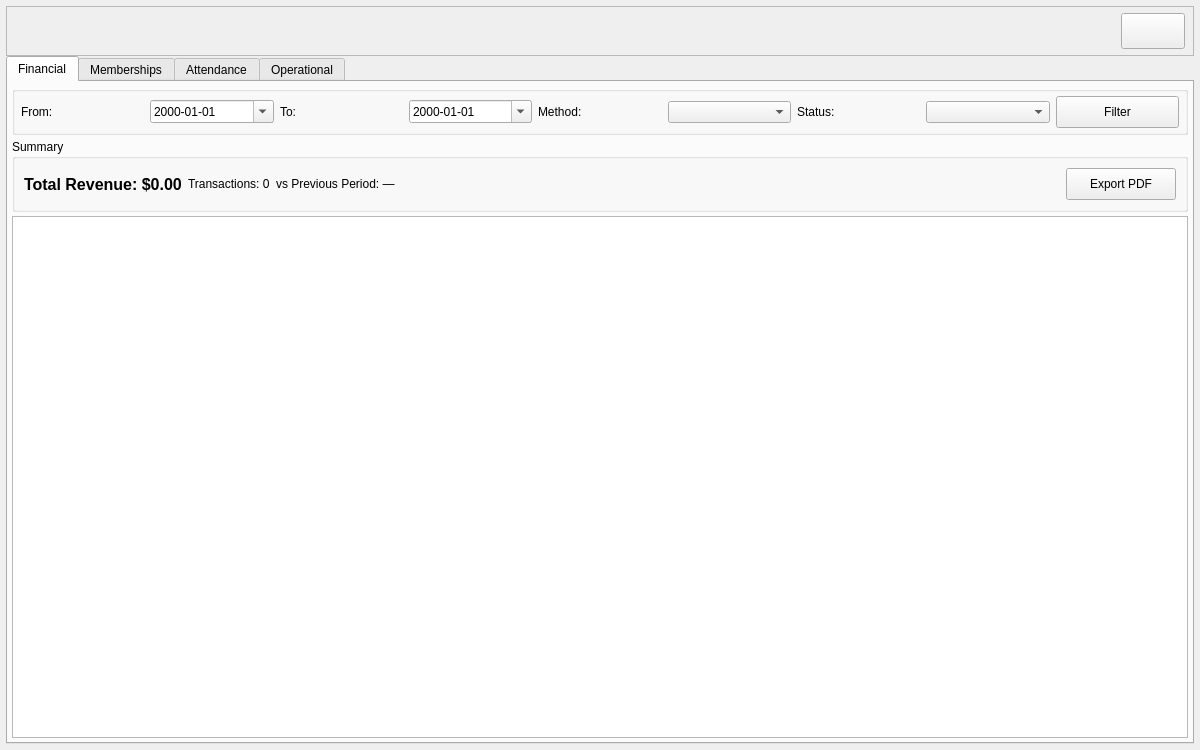
<?xml version="1.0" encoding="UTF-8"?>
<ui version="4.0">
 <class>Form</class>
 <widget class="QWidget" name="Form">
  <property name="geometry">
   <rect>
    <x>0</x>
    <y>0</y>
    <width>1200</width>
    <height>750</height>
   </rect>
  </property>
  <property name="windowTitle">
   <string>Reports</string>
  </property>
  <layout class="QVBoxLayout" name="verticalLayout_main">
   <property name="spacing">
    <number>0</number>
   </property>
   <property name="leftMargin">
    <number>6</number>
   </property>
   <property name="topMargin">
    <number>6</number>
   </property>
   <property name="rightMargin">
    <number>6</number>
   </property>
   <property name="bottomMargin">
    <number>6</number>
   </property>

   <!-- TOP BAR -->
   <item>
    <widget class="QFrame" name="bar_information">
     <property name="sizePolicy">
      <sizepolicy hsizetype="Preferred" vsizetype="Fixed">
       <horstretch>0</horstretch>
       <verstretch>0</verstretch>
      </sizepolicy>
     </property>
     <property name="minimumSize">
      <size>
       <width>0</width>
       <height>50</height>
      </size>
     </property>
     <property name="maximumSize">
      <size>
       <width>16777215</width>
       <height>50</height>
      </size>
     </property>
     <property name="frameShape">
      <enum>QFrame::StyledPanel</enum>
     </property>
     <property name="frameShadow">
      <enum>QFrame::Raised</enum>
     </property>
     <layout class="QHBoxLayout" name="horizontalLayout_bar">
      <property name="leftMargin">
       <number>8</number>
      </property>
      <property name="topMargin">
       <number>4</number>
      </property>
      <property name="rightMargin">
       <number>8</number>
      </property>
      <property name="bottomMargin">
       <number>4</number>
      </property>
      <item>
       <widget class="QLabel" name="label_user_name">
        <property name="font">
         <font>
          <family>Century Gothic</family>
          <pointsize>12</pointsize>
         </font>
        </property>
        <property name="text">
         <string/>
        </property>
        <property name="alignment">
         <set>Qt::AlignLeading|Qt::AlignLeft|Qt::AlignVCenter</set>
        </property>
       </widget>
      </item>
      <item>
       <widget class="QLabel" name="label_user_role">
        <property name="font">
         <font>
          <family>Century Gothic</family>
          <pointsize>12</pointsize>
         </font>
        </property>
        <property name="text">
         <string/>
        </property>
       </widget>
      </item>
      <item>
       <spacer name="horizontalSpacer_bar">
        <property name="orientation">
         <enum>Qt::Horizontal</enum>
        </property>
        <property name="sizeType">
         <enum>QSizePolicy::Expanding</enum>
        </property>
        <property name="sizeHint" stdset="0">
         <size>
          <width>40</width>
          <height>20</height>
         </size>
        </property>
       </spacer>
      </item>
      <item>
       <widget class="QPushButton" name="btn_close">
        <property name="minimumSize">
         <size>
          <width>64</width>
          <height>36</height>
         </size>
        </property>
        <property name="maximumSize">
         <size>
          <width>64</width>
          <height>36</height>
         </size>
        </property>
        <property name="text">
         <string/>
        </property>
       </widget>
      </item>
     </layout>
    </widget>
   </item>

   <!-- MAIN CONTENT: TAB WIDGET -->
   <item>
    <widget class="QTabWidget" name="tab_widget">
     <property name="currentIndex">
      <number>0</number>
     </property>

     <!-- TAB 1 — FINANCIAL -->
     <widget class="QWidget" name="tab_financial">
      <attribute name="title">
       <string>Financial</string>
      </attribute>
      <layout class="QVBoxLayout" name="verticalLayout_financial_tab">
       <property name="spacing">
        <number>4</number>
       </property>
       <property name="leftMargin">
        <number>4</number>
       </property>
       <property name="topMargin">
        <number>4</number>
       </property>
       <property name="rightMargin">
        <number>4</number>
       </property>
       <property name="bottomMargin">
        <number>4</number>
       </property>

       <item>
        <widget class="QGroupBox" name="groupBox_financial_filters">
         <property name="sizePolicy">
          <sizepolicy hsizetype="Preferred" vsizetype="Fixed">
           <horstretch>0</horstretch>
           <verstretch>0</verstretch>
          </sizepolicy>
         </property>
         <property name="title">
          <string/>
         </property>
         <layout class="QHBoxLayout" name="horizontalLayout_financial_filters">
          <property name="leftMargin">
           <number>6</number>
          </property>
          <property name="topMargin">
           <number>4</number>
          </property>
          <property name="rightMargin">
           <number>6</number>
          </property>
          <property name="bottomMargin">
           <number>4</number>
          </property>
          <item>
           <widget class="QLabel" name="label_financial_from">
            <property name="text">
             <string>From:</string>
            </property>
           </widget>
          </item>
          <item>
           <widget class="QDateEdit" name="date_financial_from">
            <property name="minimumSize">
             <size>
              <width>120</width>
              <height>0</height>
             </size>
            </property>
            <property name="displayFormat">
             <string>yyyy-MM-dd</string>
            </property>
            <property name="calendarPopup">
             <bool>true</bool>
            </property>
           </widget>
          </item>
          <item>
           <widget class="QLabel" name="label_financial_to">
            <property name="text">
             <string>To:</string>
            </property>
           </widget>
          </item>
          <item>
           <widget class="QDateEdit" name="date_financial_to">
            <property name="minimumSize">
             <size>
              <width>120</width>
              <height>0</height>
             </size>
            </property>
            <property name="displayFormat">
             <string>yyyy-MM-dd</string>
            </property>
            <property name="calendarPopup">
             <bool>true</bool>
            </property>
           </widget>
          </item>
          <item>
           <widget class="QLabel" name="label_financial_method">
            <property name="text">
             <string>Method:</string>
            </property>
           </widget>
          </item>
          <item>
           <widget class="QComboBox" name="combo_financial_method"/>
          </item>
          <item>
           <widget class="QLabel" name="label_financial_status">
            <property name="text">
             <string>Status:</string>
            </property>
           </widget>
          </item>
          <item>
           <widget class="QComboBox" name="combo_financial_status"/>
          </item>
          <item>
           <widget class="QPushButton" name="btn_filter_financial">
            <property name="minimumSize">
             <size>
              <width>70</width>
              <height>32</height>
             </size>
            </property>
            <property name="text">
             <string>Filter</string>
            </property>
           </widget>
          </item>
         </layout>
        </widget>
       </item>

       <item>
        <widget class="QGroupBox" name="groupBox_financial_summary">
         <property name="sizePolicy">
          <sizepolicy hsizetype="Preferred" vsizetype="Fixed">
           <horstretch>0</horstretch>
           <verstretch>0</verstretch>
          </sizepolicy>
         </property>
         <property name="title">
          <string>Summary</string>
         </property>
         <layout class="QHBoxLayout" name="horizontalLayout_financial_summary">
          <item>
           <widget class="QLabel" name="label_total_revenue">
            <property name="font">
             <font>
              <pointsize>12</pointsize>
              <bold>true</bold>
             </font>
            </property>
            <property name="text">
             <string>Total Revenue: $0.00</string>
            </property>
           </widget>
          </item>
          <item>
           <widget class="QLabel" name="label_transaction_count">
            <property name="text">
             <string>Transactions: 0</string>
            </property>
           </widget>
          </item>
          <item>
           <widget class="QLabel" name="label_revenue_change">
            <property name="text">
             <string>vs Previous Period: —</string>
            </property>
           </widget>
          </item>
          <item>
           <spacer name="horizontalSpacer_financial_summary">
            <property name="orientation">
             <enum>Qt::Horizontal</enum>
            </property>
            <property name="sizeHint" stdset="0">
             <size>
              <width>40</width>
              <height>20</height>
             </size>
            </property>
           </spacer>
          </item>
          <item>
           <widget class="QPushButton" name="btn_export_financial">
            <property name="minimumSize">
             <size>
              <width>110</width>
              <height>32</height>
             </size>
            </property>
            <property name="text">
             <string>Export PDF</string>
            </property>
           </widget>
          </item>
         </layout>
        </widget>
       </item>

       <item>
        <widget class="QTableWidget" name="financial_table">
         <property name="sizePolicy">
          <sizepolicy hsizetype="Expanding" vsizetype="Expanding">
           <horstretch>0</horstretch>
           <verstretch>1</verstretch>
          </sizepolicy>
         </property>
        </widget>
       </item>
      </layout>
     </widget>

     <!-- TAB 2 — MEMBERSHIPS -->
     <widget class="QWidget" name="tab_memberships">
      <attribute name="title">
       <string>Memberships</string>
      </attribute>
      <layout class="QVBoxLayout" name="verticalLayout_memberships_tab">
       <property name="spacing">
        <number>4</number>
       </property>
       <property name="leftMargin">
        <number>4</number>
       </property>
       <property name="topMargin">
        <number>4</number>
       </property>
       <property name="rightMargin">
        <number>4</number>
       </property>
       <property name="bottomMargin">
        <number>4</number>
       </property>

       <item>
        <layout class="QHBoxLayout" name="horizontalLayout_memberships_top">
         <item>
          <widget class="QLabel" name="label_retention_rate">
           <property name="font">
            <font>
             <pointsize>12</pointsize>
             <bold>true</bold>
            </font>
           </property>
           <property name="text">
            <string>Retention Rate: —</string>
           </property>
          </widget>
         </item>
         <item>
          <spacer name="horizontalSpacer_memberships_top">
           <property name="orientation">
            <enum>Qt::Horizontal</enum>
           </property>
           <property name="sizeHint" stdset="0">
            <size>
             <width>40</width>
             <height>20</height>
            </size>
           </property>
          </spacer>
         </item>
         <item>
          <widget class="QPushButton" name="btn_refresh_memberships">
           <property name="minimumSize">
            <size>
             <width>90</width>
             <height>32</height>
            </size>
           </property>
           <property name="text">
            <string>Refresh</string>
           </property>
          </widget>
         </item>
         <item>
          <widget class="QPushButton" name="btn_export_memberships">
           <property name="minimumSize">
            <size>
             <width>110</width>
             <height>32</height>
            </size>
           </property>
           <property name="text">
            <string>Export PDF</string>
           </property>
          </widget>
         </item>
        </layout>
       </item>

       <item>
        <widget class="QSplitter" name="splitter_memberships_counts">
         <property name="orientation">
          <enum>Qt::Horizontal</enum>
         </property>
         <widget class="QTableWidget" name="membership_status_table"/>
         <widget class="QTableWidget" name="membership_plan_table"/>
        </widget>
       </item>

       <item>
        <widget class="QLabel" name="label_expiring_soon">
         <property name="text">
          <string>Expiring Soon (7 days)</string>
         </property>
        </widget>
       </item>
       <item>
        <widget class="QTableWidget" name="memberships_expiring_table">
         <property name="sizePolicy">
          <sizepolicy hsizetype="Expanding" vsizetype="Expanding">
           <horstretch>0</horstretch>
           <verstretch>1</verstretch>
          </sizepolicy>
         </property>
        </widget>
       </item>
      </layout>
     </widget>

     <!-- TAB 3 — ATTENDANCE -->
     <widget class="QWidget" name="tab_attendance">
      <attribute name="title">
       <string>Attendance</string>
      </attribute>
      <layout class="QVBoxLayout" name="verticalLayout_attendance_tab">
       <property name="spacing">
        <number>4</number>
       </property>
       <property name="leftMargin">
        <number>4</number>
       </property>
       <property name="topMargin">
        <number>4</number>
       </property>
       <property name="rightMargin">
        <number>4</number>
       </property>
       <property name="bottomMargin">
        <number>4</number>
       </property>

       <item>
        <widget class="QGroupBox" name="groupBox_attendance_filters">
         <property name="sizePolicy">
          <sizepolicy hsizetype="Preferred" vsizetype="Fixed">
           <horstretch>0</horstretch>
           <verstretch>0</verstretch>
          </sizepolicy>
         </property>
         <property name="title">
          <string/>
         </property>
         <layout class="QHBoxLayout" name="horizontalLayout_attendance_filters">
          <property name="leftMargin">
           <number>6</number>
          </property>
          <property name="topMargin">
           <number>4</number>
          </property>
          <property name="rightMargin">
           <number>6</number>
          </property>
          <property name="bottomMargin">
           <number>4</number>
          </property>
          <item>
           <widget class="QLabel" name="label_attendance_from">
            <property name="text">
             <string>From:</string>
            </property>
           </widget>
          </item>
          <item>
           <widget class="QDateEdit" name="date_attendance_from">
            <property name="minimumSize">
             <size>
              <width>120</width>
              <height>0</height>
             </size>
            </property>
            <property name="displayFormat">
             <string>yyyy-MM-dd</string>
            </property>
            <property name="calendarPopup">
             <bool>true</bool>
            </property>
           </widget>
          </item>
          <item>
           <widget class="QLabel" name="label_attendance_to">
            <property name="text">
             <string>To:</string>
            </property>
           </widget>
          </item>
          <item>
           <widget class="QDateEdit" name="date_attendance_to">
            <property name="minimumSize">
             <size>
              <width>120</width>
              <height>0</height>
             </size>
            </property>
            <property name="displayFormat">
             <string>yyyy-MM-dd</string>
            </property>
            <property name="calendarPopup">
             <bool>true</bool>
            </property>
           </widget>
          </item>
          <item>
           <widget class="QPushButton" name="btn_filter_attendance">
            <property name="minimumSize">
             <size>
              <width>70</width>
              <height>32</height>
             </size>
            </property>
            <property name="text">
             <string>Filter</string>
            </property>
           </widget>
          </item>
          <item>
           <spacer name="horizontalSpacer_attendance_filters">
            <property name="orientation">
             <enum>Qt::Horizontal</enum>
            </property>
            <property name="sizeHint" stdset="0">
             <size>
              <width>40</width>
              <height>20</height>
             </size>
            </property>
           </spacer>
          </item>
          <item>
           <widget class="QLabel" name="label_total_checkins">
            <property name="font">
             <font>
              <pointsize>12</pointsize>
              <bold>true</bold>
             </font>
            </property>
            <property name="text">
             <string>Total Check-ins: 0</string>
            </property>
           </widget>
          </item>
          <item>
           <widget class="QPushButton" name="btn_export_attendance">
            <property name="minimumSize">
             <size>
              <width>110</width>
              <height>32</height>
             </size>
            </property>
            <property name="text">
             <string>Export PDF</string>
            </property>
           </widget>
          </item>
         </layout>
        </widget>
       </item>

       <item>
        <widget class="QSplitter" name="splitter_attendance_tables">
         <property name="orientation">
          <enum>Qt::Horizontal</enum>
         </property>
         <widget class="QTableWidget" name="attendance_hour_table"/>
         <widget class="QTableWidget" name="attendance_top_members_table"/>
        </widget>
       </item>
      </layout>
     </widget>

     <!-- TAB 4 — OPERATIONAL -->
     <widget class="QWidget" name="tab_operational">
      <attribute name="title">
       <string>Operational</string>
      </attribute>
      <layout class="QVBoxLayout" name="verticalLayout_operational_tab">
       <property name="spacing">
        <number>4</number>
       </property>
       <property name="leftMargin">
        <number>4</number>
       </property>
       <property name="topMargin">
        <number>4</number>
       </property>
       <property name="rightMargin">
        <number>4</number>
       </property>
       <property name="bottomMargin">
        <number>4</number>
       </property>

       <item>
        <layout class="QHBoxLayout" name="horizontalLayout_operational_top">
         <item>
          <spacer name="horizontalSpacer_operational_top">
           <property name="orientation">
            <enum>Qt::Horizontal</enum>
           </property>
           <property name="sizeHint" stdset="0">
            <size>
             <width>40</width>
             <height>20</height>
            </size>
           </property>
          </spacer>
         </item>
         <item>
          <widget class="QPushButton" name="btn_refresh_operational">
           <property name="minimumSize">
            <size>
             <width>90</width>
             <height>32</height>
            </size>
           </property>
           <property name="text">
            <string>Refresh</string>
           </property>
          </widget>
         </item>
         <item>
          <widget class="QPushButton" name="btn_export_operational">
           <property name="minimumSize">
            <size>
             <width>110</width>
             <height>32</height>
            </size>
           </property>
           <property name="text">
            <string>Export PDF</string>
           </property>
          </widget>
         </item>
        </layout>
       </item>

       <item>
        <widget class="QLabel" name="label_equipment_condition">
         <property name="text">
          <string>Equipment by Condition</string>
         </property>
        </widget>
       </item>
       <item>
        <widget class="QSplitter" name="splitter_operational_equipment">
         <property name="orientation">
          <enum>Qt::Horizontal</enum>
         </property>
         <widget class="QTableWidget" name="equipment_condition_table"/>
         <widget class="QTableWidget" name="equipment_maintenance_due_table"/>
        </widget>
       </item>

       <item>
        <widget class="QLabel" name="label_class_occupancy">
         <property name="text">
          <string>Today's Class Occupancy</string>
         </property>
        </widget>
       </item>
       <item>
        <widget class="QTableWidget" name="class_occupancy_table">
         <property name="sizePolicy">
          <sizepolicy hsizetype="Expanding" vsizetype="Expanding">
           <horstretch>0</horstretch>
           <verstretch>1</verstretch>
          </sizepolicy>
         </property>
        </widget>
       </item>

       <item>
        <widget class="QLabel" name="label_instructor_workload">
         <property name="text">
          <string>Instructor Workload</string>
         </property>
        </widget>
       </item>
       <item>
        <widget class="QTableWidget" name="instructor_workload_table">
         <property name="sizePolicy">
          <sizepolicy hsizetype="Expanding" vsizetype="Expanding">
           <horstretch>0</horstretch>
           <verstretch>1</verstretch>
          </sizepolicy>
         </property>
        </widget>
       </item>
      </layout>
     </widget>

    </widget>
   </item>
  </layout>
 </widget>
 <tabstops>
  <tabstop>date_financial_from</tabstop>
  <tabstop>date_financial_to</tabstop>
  <tabstop>combo_financial_method</tabstop>
  <tabstop>combo_financial_status</tabstop>
  <tabstop>btn_filter_financial</tabstop>
  <tabstop>btn_export_financial</tabstop>
  <tabstop>btn_refresh_memberships</tabstop>
  <tabstop>btn_export_memberships</tabstop>
  <tabstop>date_attendance_from</tabstop>
  <tabstop>date_attendance_to</tabstop>
  <tabstop>btn_filter_attendance</tabstop>
  <tabstop>btn_export_attendance</tabstop>
  <tabstop>btn_refresh_operational</tabstop>
  <tabstop>btn_export_operational</tabstop>
 </tabstops>
 <resources/>
 <connections/>
</ui>
